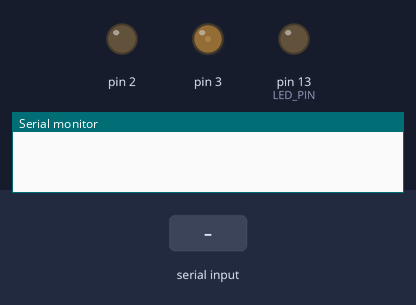
Bench run of a sketch on a simulated Arduino Uno, built with avr-gcc and run on an emulated ATmega328P. Parts: output pins drawn as LEDs (lit = HIGH), the last lines printed to the serial monitor. The inputs (shaded band) are chosen by the test bench. Pins used as bus, display or sensor lines are not drawn.

Above: at 1.2 s.
1.3 s: ";" received over Serial
At 2.5 s:
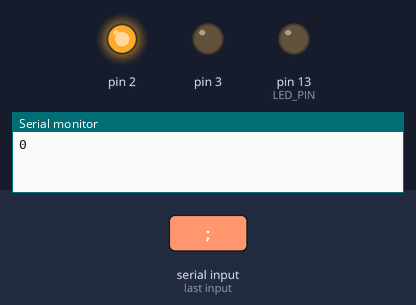
2.8 s: "90;45\n" received over Serial
At 3.9 s:
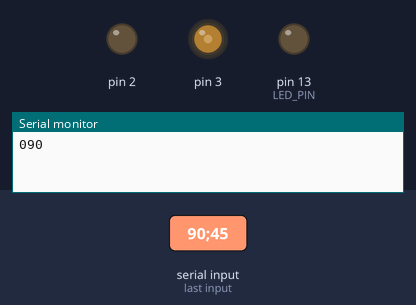
Timing chart, 0 to 5.8 s (numbered marks = the images above; inputs shaded):
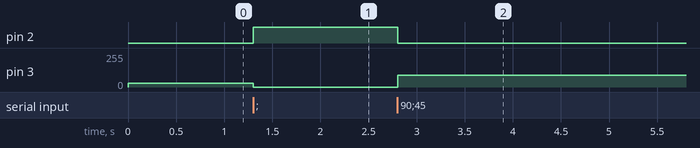

The sketch:

SerialMotorDrive.ino
```cpp
#define LED_PIN 13

void setup(){
  Serial.begin(9600);
  pinMode (LED_PIN, OUTPUT);
  pinMode(1,OUTPUT); //信号用ピン
  pinMode(2,OUTPUT); //信号用ピン
}

int spd = 30;

void loop(){
  char str[20];
  if (Serial.available()) {
    recvStr(str);
    spd = atoi(str);
    Serial.print(spd);
  }
  runMotor(spd);
}

void runMotor(int power){
  if(power > 100){
    power = 100;
  }
  if(power < 0){
    power = 0;
  }
  if(power == 0){
    digitalWrite(1,HIGH);
    digitalWrite(2,HIGH);
    analogWrite(3,0);
  }else{
    digitalWrite(1,HIGH);
    digitalWrite(2,LOW);
    analogWrite(3,power);
  }
}

void recvStr(char *buf)
{
  int i = 0;
  char c;
  while (1) {
    if (Serial.available()) {
      c = Serial.read();
      buf[i] = c;
      if (c == ';') break; // 文字列の終わりは\0で判断
      i++;
    }
  }
  buf[i] = '\0';
}
```

Measured:
- after the input at 1.3 s, pin 2: LOW → HIGH at once; pin 3: 30/255 → 0/255 at once
- after the input at 2.8 s, pin 2: HIGH → LOW at once; pin 3: 0/255 → 90/255 at once
